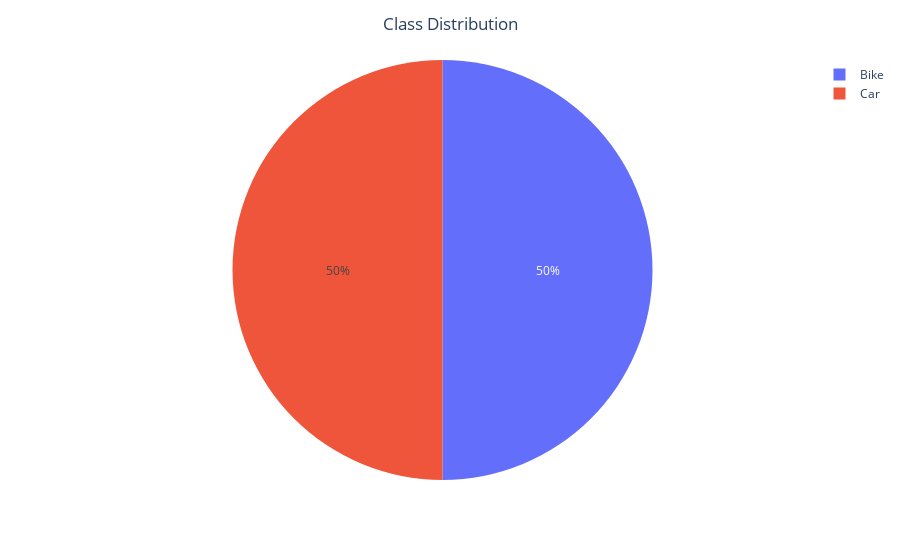

The notebook cell saved with this chart:
### Code cell
fig = px.pie(names=class_name, values=class_dis)
fig.update_layout({'title':{
    'text':'Class Distribution',
    'x':0.5
}})
fig.show()

### Figure 1 — Plotly figure (JSON) as saved in the notebook; plotly's stock layout.template omitted (floating-point values rounded to 4 significant figures)
{"data": [{"domain": {"x": [0, 1], "y": [0, 1]}, "hovertemplate": "label=%{label}<br>value=%{value}<extra></extra>", "labels": ["Bike", "Car"], "legendgroup": "", "name": "", "showlegend": true, "type": "pie", "values": [20, 20]}], "layout": {"legend": {"tracegroupgap": 0}, "margin": {"t": 60}, "title": {"text": "Class Distribution", "x": 0.5}}}
